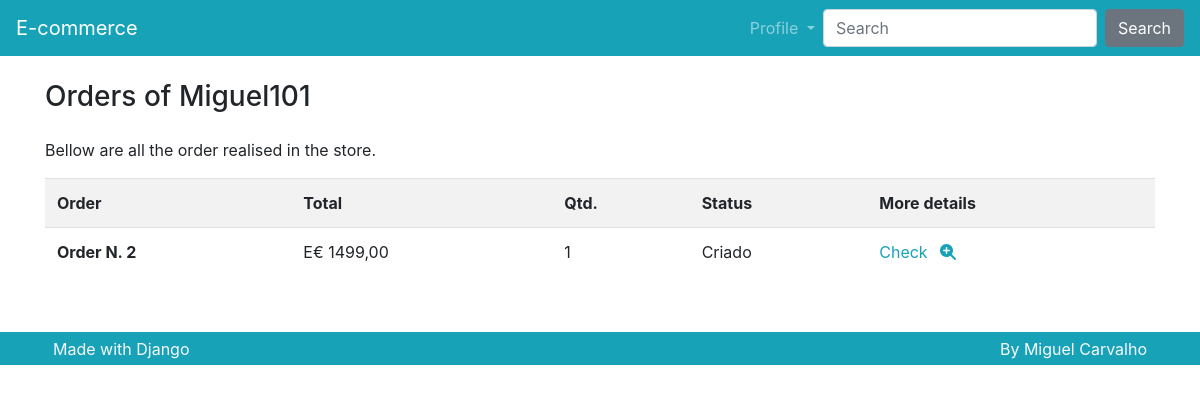
/order/listorder/ (signed in), run on an earlier commit of the app's database.
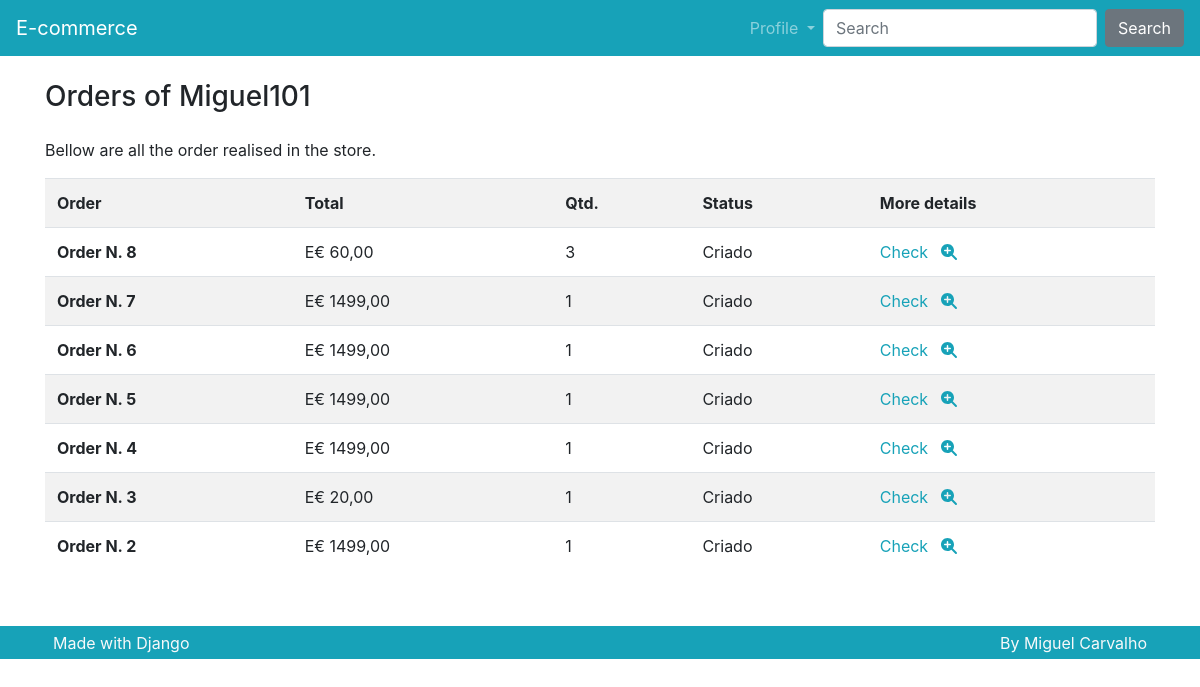
And on a later commit of the database.
### orders/models.py (models this page shows, shortened)
class Order(models.Model):
    class Meta:
        verbose_name = 'Order'
        verbose_name_plural = 'Orders'
    user = models.ForeignKey(
        User,
        on_delete=models.CASCADE,
        blank=True, null=True,
        related_name='user_order'
    )
    total = models.FloatField()
    qtd_total = models.PositiveIntegerField()
    status = models.CharField(
        default='C',
        max_length=1,
        choices=(
            ('A', 'Aprovado'),
            ('C', 'Criado'),
            ('R', 'Reprovado'),
            ('P', 'Pendente'),
            ('E', 'Enviado'),
            ('F', 'Finalizado'),
        )
    )

### orders/views.py (the view)
# urls.py: path("listorder/", views.ListOrder.as_view(), name="listorder"),
class ListOrder(DispatchLoginRequiredMixin, ListView):
    model = Order  # model a carregar
    template_name = 'orders/order.html'  # template a renderizar
    context_object_name = 'order'
    paginate_by = 9
    ordering = '-id',

### orders/views.py (called while the page is built)
    def dispatch(self, *args: Any, **kwargs: Any) -> HttpResponse:
        if not self.request.user.is_authenticated:  # obriga a tar logado para ter acesso ao pagar!!!!
            return redirect('profile:create')
        return super().dispatch(self.request, *args, **kwargs)

    def get_queryset(self, *args, **kwargs):
        queryset = super().get_queryset(*args, **kwargs)
        queryset = queryset.filter(user=self.request.user)
        return queryset

### product/templatetags/omfilters.py (called while the page is built)
@register.filter
def formata_preco(val):
    return f'E€ {val:.2f}'.replace('.', ',')

### orders/templates/orders/order.html (shortened to what this page needs)
{% extends "base.html" %}
{% load omfilters %}
{% block content %}
        <div class="row">
            <div class="col">
                <h3 class="mb-4">Orders of {{user.username}}</h3>
                <p>Bellow are all the order realised in the store.</p>
                <div class="table-responsive">
                    <table class="table table-striped">
                        <tr>
                            <th scope="col">Order</th>
                            <th scope="col">Total</th>
                            <th scope="col">Qtd.</th>
                            <th scope="col">Status</th>
                            <th scope="col">More details</th>
                        </tr>
                        {% for order_i in order %}
                        <tr>
                            <th scope="row">Order N. {{order_i.id}}</td>
                            <td>{{order_i.total|formata_preco}}</td>
                            <td>{{order_i.qtd_total}}</td>
                            <td>{{order_i.get_status_display}}</td>
                            <td>
                                <a href="{% url "order:detail" order_i.pk %}">
                                    Check <i class="fas fa-search-plus ml-2"></i>
                                </a>
                            </td>
                        </tr>
                        {% endfor %}
                    </table>
                </div>
            </div>
        </div>
{% endblock content %}

### templates/base.html (shortened to what this page needs)
{% load static %}<!doctype html>
<html lang="en">
<head>
    <link rel="stylesheet" href="{% static 'assets/bootstrap/css/bootstrap.css'%}">
    <link rel="stylesheet" href="{% static 'assets/custom/css/style.css' %}">
</head>
<body>
{% include "partials/_header.html" %}
    <main class="container mt-4 mb-4">
        {% block content %}{% endblock content %}
    </main>
    {% include "partials/_footer.html" %}
</body>
</html>

### templates/partials/_header.html (shortened to what this page needs)
    {% load omfilters %}
    <nav class="navbar navbar-dark bg-primary navbar-expand-lg">
        <a class="navbar-brand" href="{% url "product:lista" %}">E-commerce</a>
        <div class="collapse navbar-collapse" id="navbarSupportedContent">
            <ul class="navbar-nav ml-auto">
                {% if request.user.is_authenticated %}
                <li class="nav-item dropdown">
                    <a class="nav-link dropdown-toggle" href="#" id="navbarDropdown" role="button"
                        data-toggle="dropdown" aria-haspopup="true" aria-expanded="false">
                        Profile
                    </a>
                </li>
                {% endif %}
            </ul>
            <form class="form-inline my-2 my-lg-0" action="{% url "product:search" %}" method="GET">
                <input class="form-control mr-sm-2" type="search" name="search" placeholder="Search" aria-label="Search" value="{{ request.GET.search.strip }}">
                <button class="btn btn-secondary my-2 my-sm-0" type="submit">Search</button>
            </form>
        </div>
    </nav>

### templates/partials/_footer.html (shortened to what this page needs)
{% load static %}<footer class="container-fluid bg-primary">
    <div class="container text-light">
        <div class="row">
            <div class="col">
                <div class="p-1">
                    <span class="align-middle p-1">Made with Django</span>
                </div>
            </div>
            <div class="col">
                <div class="p-1 text-right">
                    <span class="align-middle p-1">By Miguel Carvalho</span>
                </div>
            </div>
        </div>
    </div>
</footer>

What changed in the data, as far as the page shows it:
added Order: id "8", total "E€ 60,00", qtd_total "3", status "Criado"
added Order: id "7", total "E€ 1499,00", qtd_total "1", status "Criado"
added Order: id "6", total "E€ 1499,00", qtd_total "1", status "Criado"
added Order: id "5", total "E€ 1499,00", qtd_total "1", status "Criado"
added Order: id "4", total "E€ 1499,00", qtd_total "1", status "Criado"
added Order: id "3", total "E€ 20,00", qtd_total "1", status "Criado"
